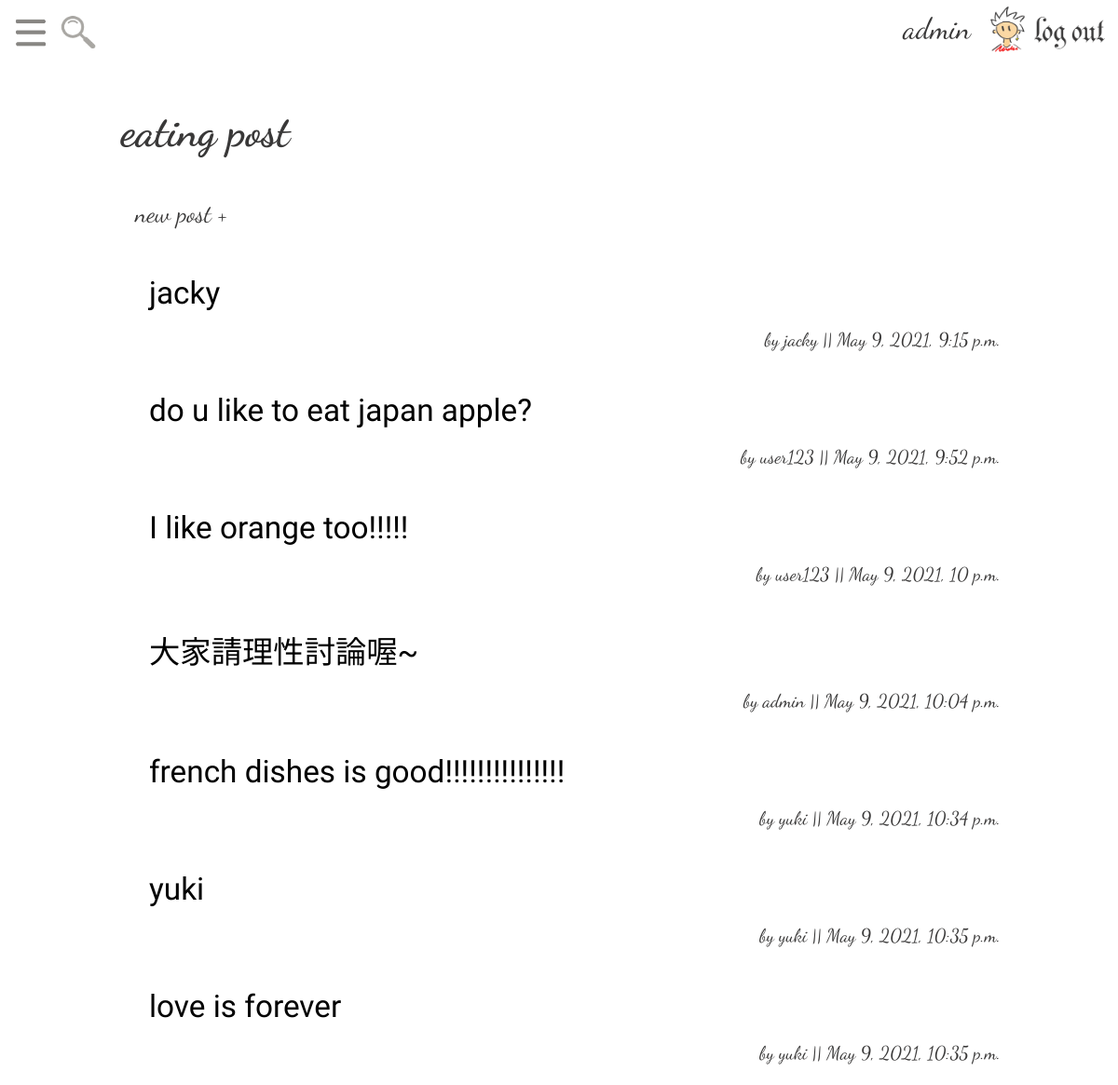
/channel/eating/ (signed in), run on the app's committed database.
### app/models.py (models this page shows, shortened)
class Channel(models.Model):
    status = {
        (0, 'Inactive'),
        (1, 'Active')
    }
    channel_id = models.UUIDField(primary_key=True, auto_created=True, default=uuid.uuid4, editable=False)
    created_by = models.ForeignKey(User, on_delete=models.CASCADE)
    channel_name = models.CharField(max_length=30, unique=True)
    channel_priority = models.IntegerField(default=50)
    status = models.SmallIntegerField(choices=status, default=1)
    created_at = models.DateTimeField(auto_now_add=True)
    modified_at = models.DateTimeField(auto_now=True)

class Post(models.Model):
    status = {
        (0, 'Inactive'),
        (1, 'Active')
    }
    post_id = models.UUIDField(primary_key=True, auto_created=True, default=uuid.uuid4, editable=False)
    channel = models.ForeignKey(Channel, on_delete=models.CASCADE)
    created_by = models.ForeignKey(User, on_delete=models.CASCADE)
    post_title = models.CharField(max_length=30)
    post_priority = models.IntegerField(default=50)
    post_content = models.TextField()
    status = models.SmallIntegerField(choices=status, default=1)
    created_at = models.DateTimeField(auto_now_add=True)
    modified_at = models.DateTimeField(auto_now=True)

### app/views.py (the view)
# urls.py: path('channel/<str:channel_name>/', views.list_post),
def list_post(request, channel_name):
    if request.method == 'GET':
        channel = Channel.objects.get(channel_name=channel_name)
        post_list = Post.objects.filter(channel=channel).order_by('-post_priority')
        return render(request, 'post_list.html', locals())

### templates/post_list.html (shortened to what this page needs)
{% include 'include/nav.html' %}
{% load static %}
<!DOCTYPE html onclick="backOriginal()">
<html lang="en">
<head>
</head>
<body>
<div class="container">
    <div class="sub_container">
        <h1>{{ channel_name }} post</h1>
        {% if request.user.is_authenticated %}
            <a href="/post/create/{{ channel.channel_id }}/">
                <div id="createDiv">new post +</div>
            </a>
        {% endif %}
        {% for post in post_list %}
            <ul id="post">
                <a href='/post/{{ post.post_id }}/'>
                    <li>
                        <div id="p1">{{ post.post_title }}</div>
                        <br/>
                        <div id="p2">by {{ post.created_by }} || {{ post.created_at }}</div>
                    </li>
                </a>
            </ul>
        {% endfor %}
    </div>
</div>
</body>
</html>

### templates/include/nav.html (shortened to what this page needs)
{% load static %}
{% load widget_tweaks %}
<html onclick="backOriginal()">
<head>
    <link rel="stylesheet" type="text/css" href="{% static '/css/stylesheet.css' %}">
</head>
<body>
    <div class="bar">
        <div id="iconAndMenu_div">
            <div id="icon_div">
                <img src="{% static 'images/menubar_icon.png' %}" id="menu_icon" onclick="openMenu()" />
                <img src="{% static 'images/search_icon.png' %}" id="search" onclick="searchOnClick()" />
            </div>
        </div>
        <div id="imgButtonDiv">
            <div style="order: 3;margin-right: 1vw;font-size: 2em; align-self: center;">
                {% if request.user.is_authenticated %}
                {{ request.user.username }}
                {% endif %}
            </div>
            <div id="loginDiv">
                <div id="loginbtnDiv">
                    {% if request.user.is_authenticated %}
                    <a href='/logout/'><img src="{% static 'images/logout_button.png' %}" id="logout"
                            onclick="loginOnClick()" /></a>
                    {% else %}
                    <img src="{% static 'images/login_button.png' %}" id="login" onclick="loginOnClick()" />
                    {% endif %}
                </div>
            </div>
        </div>
    </div>
</body>
</html>

### templates/post_list.html (style rules this page uses)
.container { display: flex; flex-direction: row; justify-content: center; }
.sub_container { display: flex; flex-direction: column; width: 1000px; background-color: rgba(255, 255, 255, 0.4); margin-top: 20px; }
a { text-decoration: none; color: #393838; }
h1 { margin-left: 3%; font-size: 35pt; }
#post { width: 92%; align-self: center; background-color: rgba(255, 255, 255, 0.6); list-style: none; }
#p1 { font-family: 'Pangolin', cursive; font-size: 25pt; color: #000000; padding-top: 0.5vw; padding-right: 0.5vw; overflow-wrap: anywhere; }
#p2 { font-size: 15pt; text-align: right; padding-bottom: 0.5vw; padding-right: 0.5vw; }
#createDiv { width: 150px; height: 50px; border: 0px solid transparent; border-radius: 30px; font-size: 20pt; align-self: center; text-align: center; background-color: rgba(255, 255, 255, 0.3); color: #393838; padding-top: 12px; margin-left: 2%; margin-bottom: 10px; }

### data on the page
Channel: channel_name "eating"
Post: post_title "jacky", created_by "jacky", created_at "May 9, 2021, 9:15 p.m."
Post: post_title "do u like to eat japan apple?", created_by "user123", created_at "May 9, 2021, 9:52 p.m."
Post: post_title "I like orange too!!!!!", created_by "user123", created_at "May 9, 2021, 10 p.m."
Post: post_title "大家請理性討論喔~", created_by "admin", created_at "May 9, 2021, 10:04 p.m."
Post: post_title "french dishes is good!!!!!!!!!!!!!!!", created_by "yuki", created_at "May 9, 2021, 10:34 p.m."
Post: post_title "yuki", created_by "yuki", created_at "May 9, 2021, 10:35 p.m."
Post: post_title "love is forever", created_by "yuki", created_at "May 9, 2021, 10:35 p.m."

### other printed values
{{ request.user.username }} "admin"
